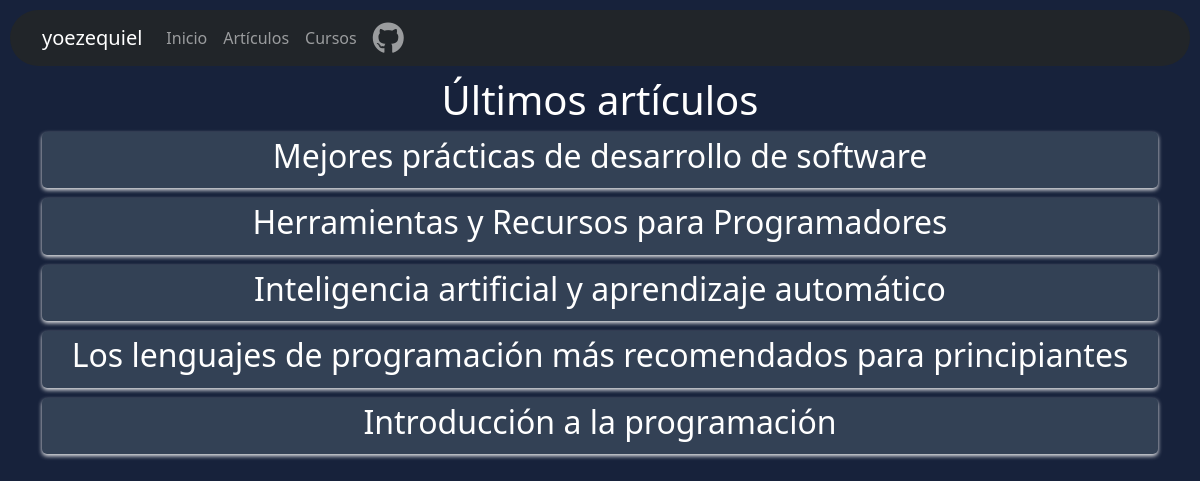
Before: / with the older database file.
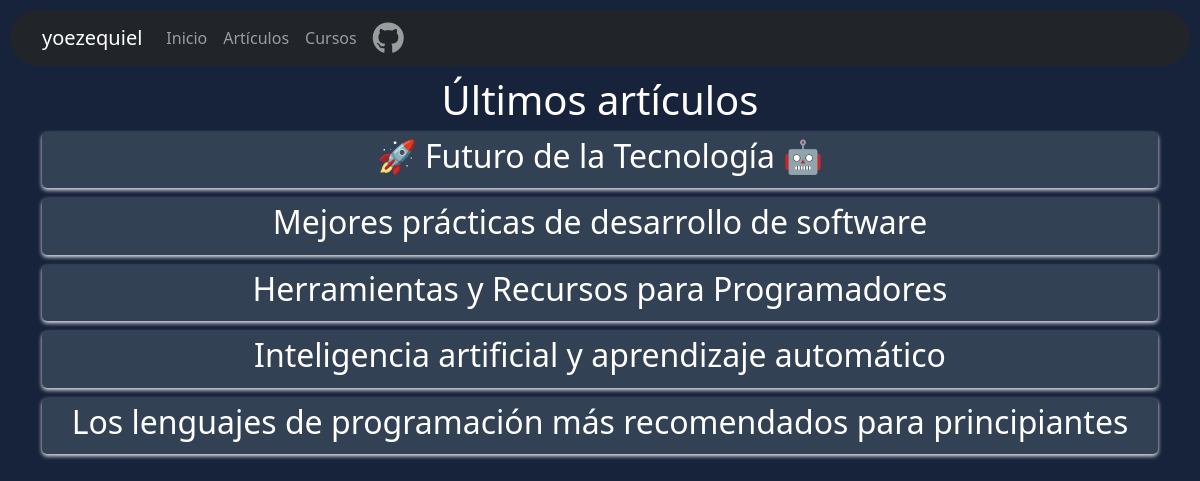
After: the same page with the newer database file.
### tables this page shows
CREATE TABLE articles (
                    id INTEGER PRIMARY KEY AUTOINCREMENT,
                    title TEXT NOT NULL,
                    content TEXT NOT NULL,
                    image TEXT
                );

### app.py (the view)
@app.route('/')
def index():
    conn = get_db_connection()
    if conn:
        try:
            cursor = conn.cursor()
            cursor.execute('''
                CREATE TABLE IF NOT EXISTS articles (
                    id INTEGER PRIMARY KEY AUTOINCREMENT,
                    title TEXT NOT NULL,
                    content TEXT NOT NULL,
                    image TEXT
                )
            ''')
            conn.commit()
            cursor.execute("SELECT * FROM articles ORDER BY id DESC LIMIT 5")
            latest_articles = cursor.fetchall()
            cursor.close()
            conn.close()
            if len(latest_articles) == 0:
                message = "No hay artículos publicados aún"
            else:
                message = ""
            return render_template('index.html', articles=latest_articles, message=message)
        except sqlite3.Error as e:
            print(e)
            return "Error en la conexión a la base de datos"
    else:
        return "Error en la conexión a la base de datos"

### app.py (called while the page is built)
def get_db_connection():
    try:
        conn = sqlite3.connect('blog.db')
        return conn
    except sqlite3.Error as e:
        print(e)
        return None

### templates/index.html (shortened to what this page needs)
{% extends 'base.html' %}
{% block content %}
<link rel="stylesheet" href="{{ url_for('static', filename='css/index.css') }}">
    <h1>Últimos artículos</h1>
    {% if message %}
        <p>{{ message }}</p>
    {% else %}
        {% for article in articles %}
            <div class="article">
                <h2><a href="{{ url_for('view_article', article_id=article[0]) }}">{{ article[1] }}</a></h2>
            </div>
        {% endfor %}
    {% endif %}
{% endblock %}

Changed rows visible on the page:
no longer on this page (row unchanged): articles: title "Introducción a la programación"
added articles: title "🚀 Futuro de la Tecnología 🤖"
